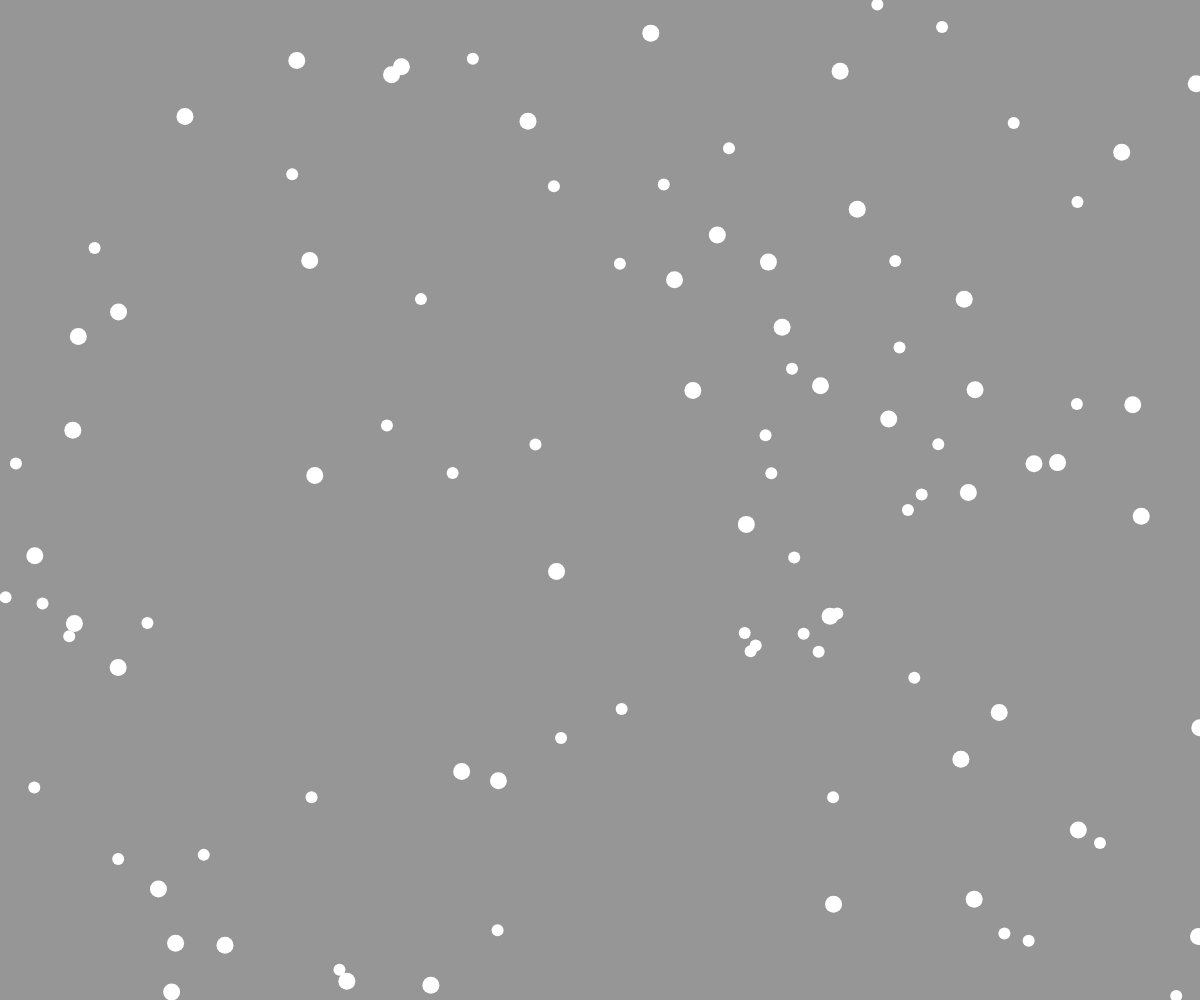
Frame 1 (no input)
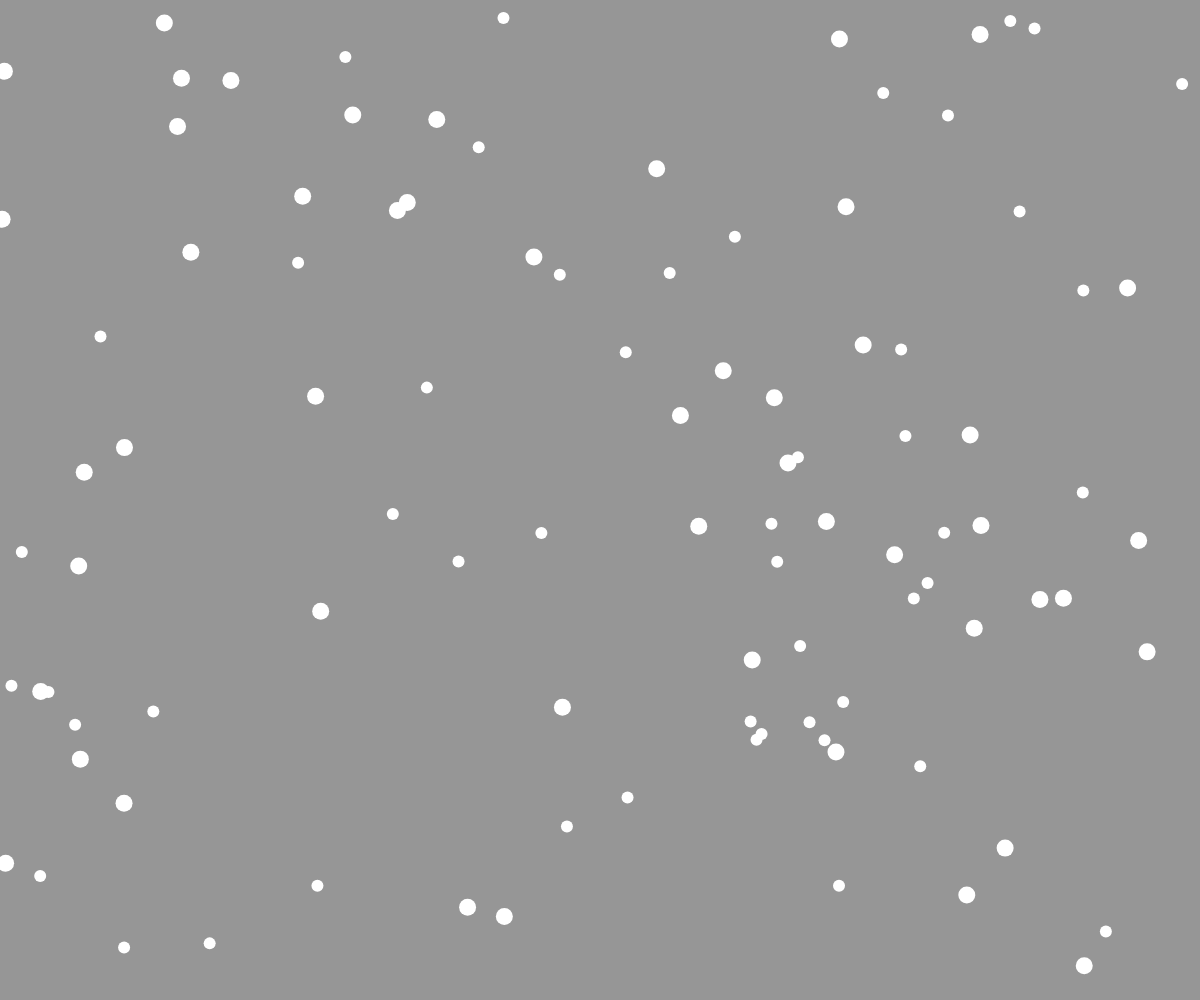
Frame 60 (no input)
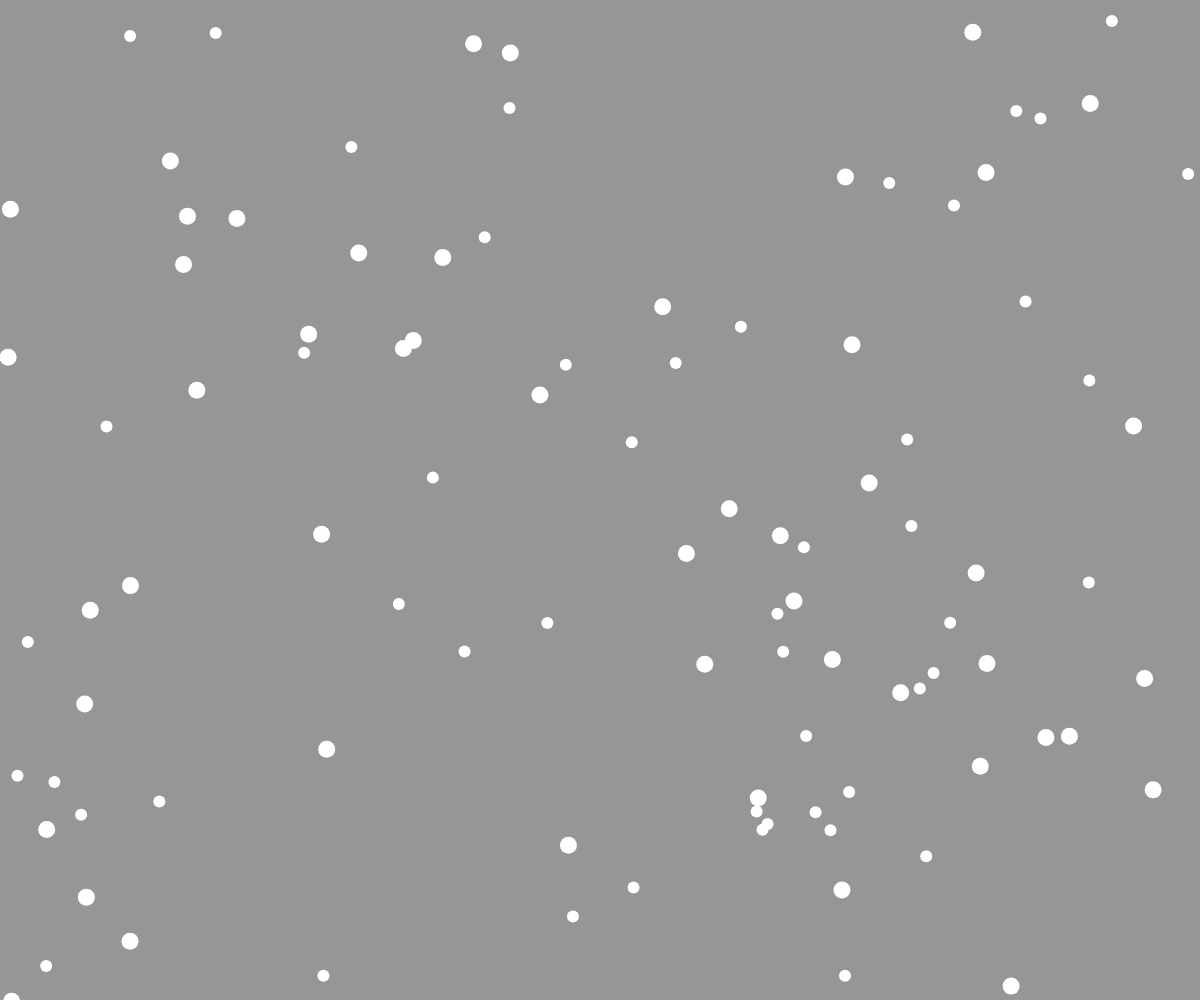
Frame 120 (the mouse pressed at the canvas centre since frame 60)

The p5.js sketch that drew these frames (run headless with seeded random() and noise() and a simulated clock; from frame 60 on, the mouse is pressed at the canvas centre):

// p5.js sketch
// ── sketch.js
var cx = [];
var cy = [];
var N, i;

function setup() {
    createCanvas(windowWidth, windowHeight);
    initCircles();
}

function draw() {
    background(150,150,150);
    drawCircles();
}
// initialize circle positions
function initCircles() {
    N = 100;
    for (i = 0; i < N; i++) {
        cx[i] = random(0, width);
        cy[i] = random(0, height);
    }
}
// draw circles with a given color
function drawCircles() {
	var size1 = 12;
	var size2 = 17;
    fill(255,255,255);
    noStroke();

    for (i = 0; i < N; i++) {
    	cx[i] = cx[i] + 0.1;
        cy[i] = cy[i] + 1.5;
        if(i%2 == 0){
        	cy[i] = cy[i]+ 0.8;
        	ellipse(cx[i], cy[i], size2, size2);
        }
        ellipse(cx[i], cy[i], size1, size1);
        if(cy[i]> height){
        	cy[i]=0;
        }
        if (cx[i]>width){
        	cx[i]=0;
        }

    }
}
